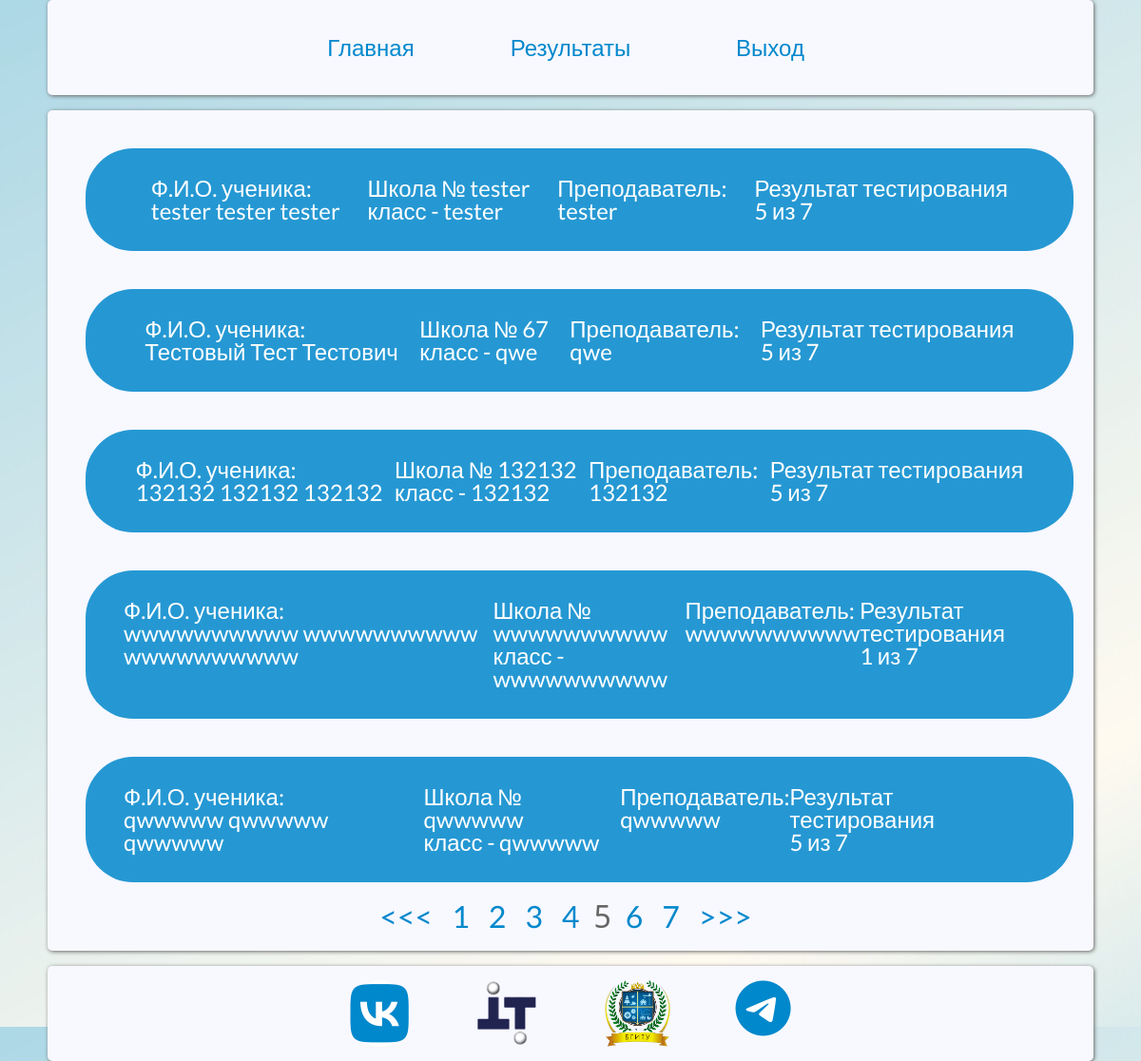
Screenshot of /admin/test_result?page=5 (signed in) with the database file from the repository.
### app/models.py (models this page shows, shortened)
class Test_result(db.Model):
    __tablename__ = 'test_result'
    id = db.Column(db.Integer, primary_key=True)
    test = db.Column(db.Integer, db.ForeignKey('test.id'), nullable=True)
    user = db.Column(db.Integer, db.ForeignKey('user.id'), nullable=True)
    grade = db.Column(db.Integer)
    date_time = db.Column(db.DateTime)

class User(UserMixin, db.Model):
    __tablename__ = 'user'
    id = db.Column(db.Integer, primary_key=True)
    surname = db.Column(db.String(50), nullable=False)
    name = db.Column(db.String(50), nullable=False)
    patronomyc = db.Column(db.String(50), nullable=True)
    school = db.Column(db.String(120), nullable=False)
    s_class = db.Column(db.String(10), nullable=False)
    s_teacher = db.Column(db.String(60), nullable=False)
    login = db.Column(db.String(40), nullable=False)
    password = db.Column(db.String(128), nullable=False)
    usertype = db.Column(db.String(20),nullable= False)

### app/routes.py (the view)
@app.route('/admin/test_result')
def test_result():
    user = User.query.filter_by(id=current_user.id).first()
    page = request.args.get('page', 1, type=int)
    pagination = db.session.query(Test_result.user, Test_result.grade, Test_result.date_time, User.name, User.surname,
                                  User.patronomyc, User.school, User.s_class, User.s_teacher).filter(
        Test_result.user == User.id).filter(Test_result.test == Test.id).order_by(Test_result.user.desc()).paginate(
        page=page, per_page=5)
    if user.usertype == "Администратор":
        return render_template('test_result.html',pagination=pagination,title="Просмотр результатов",menu=admin_menu)
    elif user.usertype == "Пользователь":
        return redirect(url_for('test_9c',menu=user_menu))

### app/routes.py (called while the page is built)
@Login_Manager.user_loader
def load_user(user_id):
    return User.query.get(int(user_id))

### app/templates/test_result.html (shortened to what this page needs)
{% extends "base.html" %}
{% block content %}
    <div class="result_wrapper">
        {% for i in pagination.items %}
            <div class="res-item">
                <p>Ф.И.О. ученика: <br>{{ i.surname }} {{ i.name }} {{ i.patronomyc }}</p>
                <p>Школа № {{ i.school }} <br> класс - {{ i.s_class }}</p>
                <p>Преподаватель: <br>{{ i.s_teacher }}</p>
                <p>Результат тестирования <br> {{ i.grade }} из 7
                </p>
            </div>
        {% endfor %}
        <div class="pagination">
            {% if pagination.has_prev %}
                <span>
            <a class='page-number' href="{{ url_for('.test_result', page=pagination.prev_num) }}">
                {{ '<<<' }}
            </a>
        </span>
            {% endif %}
            {% for number in pagination.iter_pages() %}
                {% if pagination.page != number %}
                    <span>
                    <a class='page-number'
                       href="{{ url_for('.test_result', page=number) }}">
                    {{ number }}
                    </a>
            </span>
                {% else %}
                    <span class='current-page-number'>{{ number }}</span>
                {% endif %}
            {% endfor %}
            {% if pagination.has_next %}
                <span>
            <a class='page-number'
               href="{{ url_for('.test_result', page=pagination.next_num) }}">
                {{ '>>>' }}
            </a>
        </span>
            {% endif %}
        </div>
    </div>
{% endblock %}

### app/static/css/styles.css (style rules this page uses)
*, *:before, *:after { box-sizing: border-box; margin: 0px; padding: 0px; }
p, a, li { font-family: 'Lato', sans-serif; }
body { background-image: url(../images/bg_main.jpg); background-attachment: fixed; }
html, body, div, span, h1, p, ul, li { margin: 0; padding: 0; border: 0; vertical-align: baseline; }
html, body, .wrap { height: 100%; line-height: 1; }
.pagination { width: 100%; margin: 0 auto; display: flex; justify-content: center; }
.pagination span { font-size: 2em; margin-right: 10px; }
.page-number { color: #0088cc; padding: 5px; text-decoration: none; }
.current-page-number { color: #666; }
.result_wrapper { max-width: 100%; position: relative; margin: 1em auto 0 auto; min-height: 767px; display: flex; flex-direction: column; justify-content: center; justify-items: center; background-color: #F8F8FF; border-radius: 5px; padding: 20px; box-shadow: 1px 1px 4px #666; }
.res-item { width: 98%; background-color: rgba(0, 136, 204, .85); border-radius: 50px; padding: 30px 40px; margin: 20px 20px; font-size: 24px; color: white; display: flex; justify-content: space-evenly; }

### rows the page displays
Test_result: surname "tester", name "tester", patronomyc "tester", school "tester", s_class "tester", s_teacher "tester", grade "5"
Test_result: surname "Тестовый", name "Тест", patronomyc "Тестович", school "67", s_class "qwe", s_teacher "qwe", grade "5"
Test_result: surname "132132", name "132132", patronomyc "132132", school "132132", s_class "132132", s_teacher "132132", grade "5"
Test_result: surname "wwwwwwwwww", name "wwwwwwwwww", patronomyc "wwwwwwwwww", school "wwwwwwwwww", s_class "wwwwwwwwww", s_teacher "wwwwwwwwww", grade "1"
Test_result: surname "qwwwww", name "qwwwww", patronomyc "qwwwww", school "qwwwww", s_class "qwwwww", s_teacher "qwwwww", grade "5"

### other values shown
{{ m['name'] }} "Главная" "Результаты" "Выход"
{{ '<<<' }} "<<<"
{{ number }} "1" "2" "3" "4" "6" "7"
{{ number }} "5"
{{ '>>>' }} ">>>"
